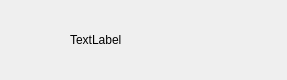
<?xml version="1.0" encoding="UTF-8"?>
<ui version="4.0">
 <class>ConUserItemClass</class>
 <widget class="QWidget" name="ConUserItemClass">
  <property name="geometry">
   <rect>
    <x>0</x>
    <y>0</y>
    <width>287</width>
    <height>80</height>
   </rect>
  </property>
  <property name="minimumSize">
   <size>
    <width>0</width>
    <height>80</height>
   </size>
  </property>
  <property name="maximumSize">
   <size>
    <width>16777215</width>
    <height>80</height>
   </size>
  </property>
  <property name="windowTitle">
   <string>ConUserItem</string>
  </property>
  <layout class="QHBoxLayout" name="horizontalLayout">
   <property name="spacing">
    <number>0</number>
   </property>
   <property name="leftMargin">
    <number>8</number>
   </property>
   <property name="topMargin">
    <number>0</number>
   </property>
   <property name="rightMargin">
    <number>0</number>
   </property>
   <property name="bottomMargin">
    <number>0</number>
   </property>
   <item>
    <spacer name="horizontalSpacer_2">
     <property name="orientation">
      <enum>Qt::Horizontal</enum>
     </property>
     <property name="sizeHint" stdset="0">
      <size>
       <width>40</width>
       <height>20</height>
      </size>
     </property>
    </spacer>
   </item>
   <item>
    <widget class="QWidget" name="widget" native="true">
     <property name="minimumSize">
      <size>
       <width>45</width>
       <height>45</height>
      </size>
     </property>
     <property name="maximumSize">
      <size>
       <width>45</width>
       <height>45</height>
      </size>
     </property>
     <widget class="QLabel" name="icon_lb">
      <property name="geometry">
       <rect>
        <x>0</x>
        <y>10</y>
        <width>35</width>
        <height>35</height>
       </rect>
      </property>
      <property name="minimumSize">
       <size>
        <width>35</width>
        <height>35</height>
       </size>
      </property>
      <property name="maximumSize">
       <size>
        <width>35</width>
        <height>35</height>
       </size>
      </property>
      <property name="text">
       <string/>
      </property>
     </widget>
     <widget class="QLabel" name="red_point">
      <property name="geometry">
       <rect>
        <x>15</x>
        <y>2</y>
        <width>30</width>
        <height>30</height>
       </rect>
      </property>
      <property name="minimumSize">
       <size>
        <width>30</width>
        <height>30</height>
       </size>
      </property>
      <property name="maximumSize">
       <size>
        <width>30</width>
        <height>30</height>
       </size>
      </property>
      <property name="text">
       <string/>
      </property>
     </widget>
    </widget>
   </item>
   <item>
    <widget class="QLabel" name="user_name_lb">
     <property name="minimumSize">
      <size>
       <width>200</width>
       <height>60</height>
      </size>
     </property>
     <property name="maximumSize">
      <size>
       <width>200</width>
       <height>60</height>
      </size>
     </property>
     <property name="text">
      <string>TextLabel</string>
     </property>
    </widget>
   </item>
   <item>
    <spacer name="horizontalSpacer">
     <property name="orientation">
      <enum>Qt::Horizontal</enum>
     </property>
     <property name="sizeHint" stdset="0">
      <size>
       <width>40</width>
       <height>20</height>
      </size>
     </property>
    </spacer>
   </item>
  </layout>
 </widget>
 <layoutdefault spacing="6" margin="11"/>
 <resources/>
 <connections/>
</ui>
